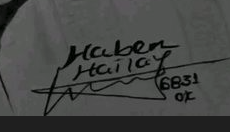
#> input picture image.PNG, 230 x 132 px, found by its file name
$ python intenseImage.py
#> lines starting #> are read from the running program, lines starting #| are printed output that depends on the picture
#Import the necessary libraries
import cv2
import matplotlib.pyplot as plt
import numpy as np

# Load the image
image = cv2.imread('E:\PROJECT\Python\image.png')
#> image is the input picture: shape (132, 230, 3); mean B, G, R 68.5, 70.1, 68.6

#Plot the original image
plt.subplot(1, 2, 1)
plt.title("Original")
plt.imshow(image)

# Adjust the brightness and contrast
# Adjusts the brightness by adding 10 to each pixel value
brightness = 10
# Adjusts the contrast by scaling the pixel values by 2.3
contrast = 2.3
image2 = cv2.addWeighted(image, contrast, np.zeros(image.shape, image.dtype), 0, brightness)
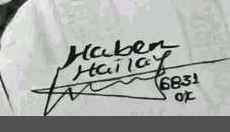
#> image2: shape (132, 230, 3); mean B, G, R 167.5, 171.3, 167.9

#Save the image
cv2.imwrite('modified_image.jpg', image2)
#Plot the contrast image
plt.subplot(1, 2, 2)
plt.title("Brightness & contrast")
plt.imshow(image2)
plt.show()
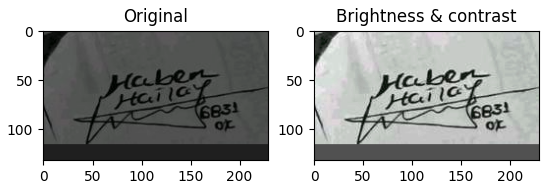
#> figure drawn by matplotlib, 2 panels; B, G, R data is drawn as R, G, B
